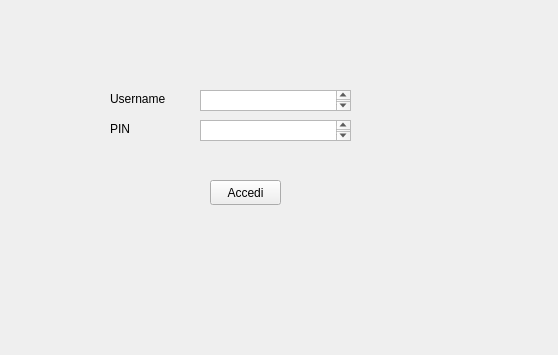
<?xml version="1.0" encoding="UTF-8"?>
<ui version="4.0">
 <class>Window</class>
 <widget class="QDialog" name="Window">
  <property name="geometry">
   <rect>
    <x>0</x>
    <y>0</y>
    <width>558</width>
    <height>355</height>
   </rect>
  </property>
  <property name="windowTitle">
   <string>Dialog</string>
  </property>
  <widget class="QToolButton" name="toolButton">
   <property name="geometry">
    <rect>
     <x>210</x>
     <y>180</y>
     <width>71</width>
     <height>25</height>
    </rect>
   </property>
   <property name="text">
    <string>Accedi</string>
   </property>
  </widget>
  <widget class="QLabel" name="label">
   <property name="geometry">
    <rect>
     <x>110</x>
     <y>90</y>
     <width>81</width>
     <height>17</height>
    </rect>
   </property>
   <property name="text">
    <string>Username</string>
   </property>
  </widget>
  <widget class="QLabel" name="label_2">
   <property name="geometry">
    <rect>
     <x>110</x>
     <y>120</y>
     <width>67</width>
     <height>17</height>
    </rect>
   </property>
   <property name="text">
    <string>PIN</string>
   </property>
  </widget>
  <widget class="QTextBrowser" name="textBrowser">
   <property name="geometry">
    <rect>
     <x>200</x>
     <y>90</y>
     <width>151</width>
     <height>21</height>
    </rect>
   </property>
  </widget>
  <widget class="QTextBrowser" name="textBrowser_2">
   <property name="geometry">
    <rect>
     <x>200</x>
     <y>120</y>
     <width>151</width>
     <height>21</height>
    </rect>
   </property>
  </widget>
 </widget>
 <resources/>
 <connections/>
</ui>
